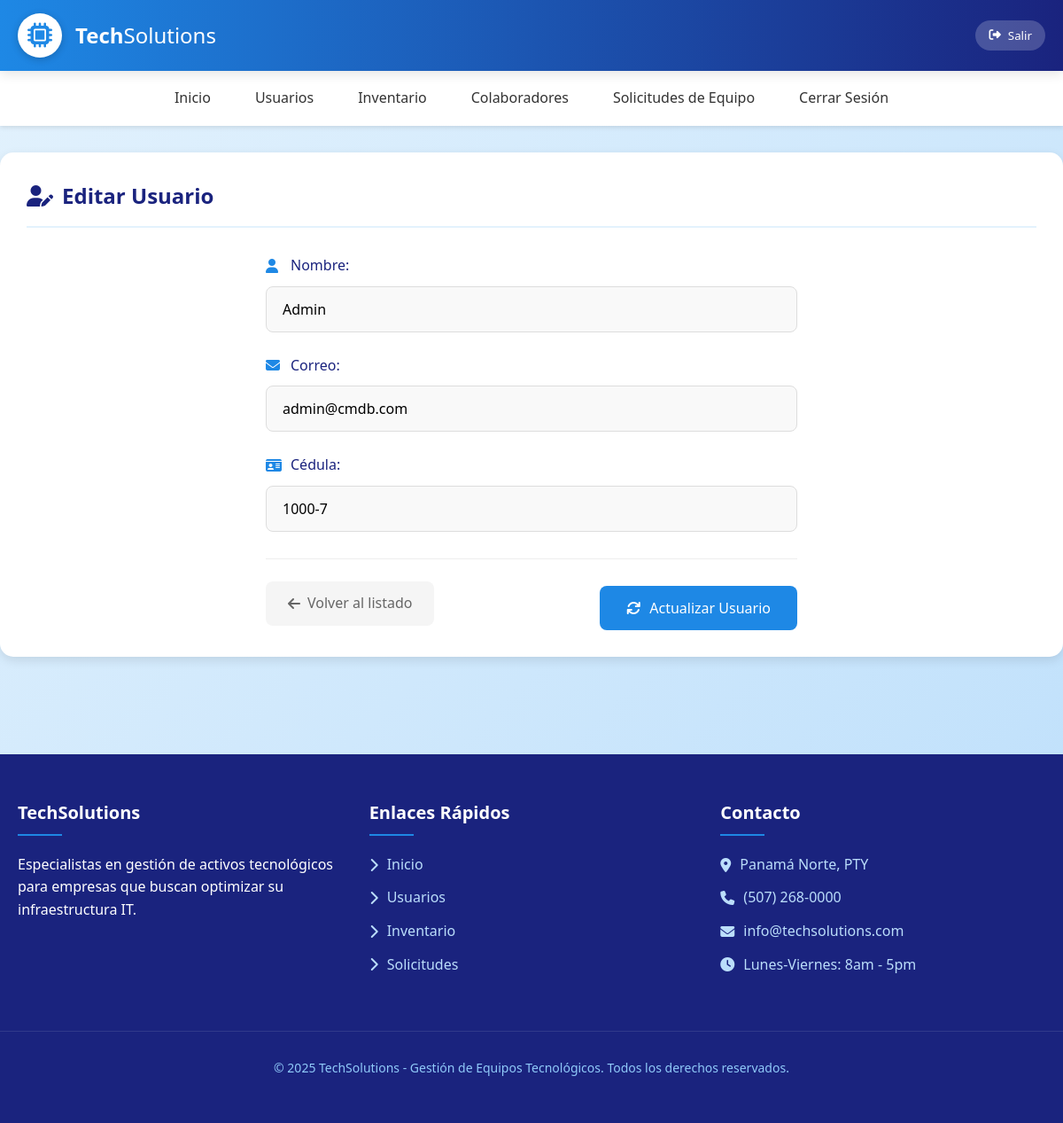
Screenshot of /cmdb/public/usuarios_formulario.php?id=1 (signed in) with the database file from the repository.
### tables this page shows
CREATE TABLE IF NOT EXISTS `usuarios` (
  `id` int NOT NULL AUTO_INCREMENT,
  `nombre` varchar(100) DEFAULT NULL,
  `correo` varchar(100) DEFAULT NULL,
  `cedula` varchar(50) DEFAULT NULL,
  `password` varchar(255) DEFAULT NULL,
  `estado` tinyint DEFAULT '1',
  PRIMARY KEY (`id`),
  UNIQUE KEY `correo` (`correo`)
);

### cmdb/models/Conexion.php (called while the page is built, shortened)
<?php
class Conexion {
    public static function conectar() {
        try {
            $pdo = new PDO("mysql:host=" . DB_HOST . ";dbname=" . DB_NAME, DB_USER, DB_PASS);
            $pdo->setAttribute(PDO::ATTR_ERRMODE, PDO::ERRMODE_EXCEPTION);
            return $pdo;
        } catch (PDOException $e) {
            die("Error de conexión: " . $e->getMessage());
        }
    }
}

### cmdb/models/Usuario.php (called while the page is built, shortened)
<?php
require_once 'Conexion.php';
class Usuario
{
    private $pdo;
    public function __construct()
    {
        $this->pdo = Conexion::conectar();
    }
    public function findById($id)
    {
        $stmt = $this->pdo->prepare("SELECT id, nombre, correo, cedula, estado FROM usuarios WHERE id = ?");
        $stmt->execute([$id]);
        return $stmt->fetch(PDO::FETCH_ASSOC);
    }
}
?>

### cmdb/public/usuarios_formulario.php (the view, shortened to what this page needs)
<?php
require_once __DIR__ . '/../models/Usuario.php';
$model = new Usuario();
$usuario = ['id' => '', 'nombre' => '', 'correo' => '', 'cedula' => ''];
$modo = 'nuevo';
if (isset($_GET['id'])) {
    $usuario = $model->findById($_GET['id']);
    $modo = 'editar';
}
?>
<!DOCTYPE html>
<html lang="es">
<head>
    <link rel="stylesheet" href="https://cdnjs.cloudflare.com/ajax/libs/font-awesome/6.4.0/css/all.min.css">
</head>
<body>
    <header>
        <div class="header-container container">
            <div class="logo">
                <div class="logo-icon">
                    <i class="fas fa-microchip"></i>
                </div>
                <div class="logo-text">Tech<span>Solutions</span></div>
            </div>
            <div class="user-info">
                <button class="logout-btn" onclick="window.location.href='logout.php'">
                    <i class="fas fa-sign-out-alt"></i> Salir
                </button>
            </div>
        </div>
    </header>
    <?php include __DIR__ . '/menu.php'; ?>
    <div class="dashboard container">
        <div class="dashboard-container">
            <div class="section-title">
                <h2>
                    <i class="fas <?= $modo === 'editar' ? 'fa-user-edit' : 'fa-user-plus' ?>"></i>
                    <?= $modo === 'editar' ? 'Editar Usuario' : 'Nuevo Usuario' ?>
                </h2>
            </div>
            <div class="user-form">
                <form method="post" action="usuarios_procesar.php">
                    <div class="form-group">
                        <label for="nombre"><i class="fas fa-user"></i> Nombre:</label>
                        <input type="text" id="nombre" name="nombre" class="form-control" required
                               value="<?= htmlspecialchars($usuario['nombre']) ?>">
                    </div>
                    <div class="form-group">
                        <label for="correo"><i class="fas fa-envelope"></i> Correo:</label>
                        <input type="email" id="correo" name="correo" class="form-control" required
                               value="<?= htmlspecialchars($usuario['correo']) ?>">
                    </div>
                    <div class="form-group">
                        <label for="cedula"><i class="fas fa-id-card"></i> Cédula:</label>
                        <input type="text" id="cedula" name="cedula" class="form-control" required
                               value="<?= htmlspecialchars($usuario['cedula'] ?? '') ?>">
                    </div>
                    <div class="form-actions">
                        <a href="usuarios_listar.php" class="btn-cancel">
                            <i class="fas fa-arrow-left"></i> Volver al listado
                        </a>
                        <button type="submit" class="btn-submit">
                            <i class="fas <?= $modo === 'editar' ? 'fa-sync' : 'fa-save' ?>"></i>
                            <?= $modo === 'editar' ? 'Actualizar Usuario' : 'Guardar Usuario' ?>
                        </button>
                    </div>
                </form>
            </div>
        </div>
    </div>
    <footer>
        <div class="container footer-container">
            <div class="footer-section">
                <h3 class="footer-title">TechSolutions</h3>
                <p>Especialistas en gestión de activos tecnológicos para empresas que buscan optimizar su infraestructura IT.</p>
            </div>
            <div class="footer-section">
                <h3 class="footer-title">Enlaces Rápidos</h3>
                <ul class="footer-links">
                    <li><a href="dashboard.php"><i class="fas fa-chevron-right"></i> Inicio</a></li>
                    <li><a href="usuarios_listar.php"><i class="fas fa-chevron-right"></i> Usuarios</a></li>
                    <li><a href="inventario_listar.php"><i class="fas fa-chevron-right"></i> Inventario</a></li>
                    <li><a href="necesidades_listar.php"><i class="fas fa-chevron-right"></i> Solicitudes</a></li>
                </ul>
            </div>
            <div class="footer-section">
                <h3 class="footer-title">Contacto</h3>
                <ul class="footer-links">
                    <li><a href="#"><i class="fas fa-map-marker-alt"></i> Panamá Norte, PTY</a></li>
                    <li><a href="#"><i class="fas fa-phone"></i> (507) 268-0000</a></li>
                    <li><a href="#"><i class="fas fa-envelope"></i> info@techsolutions.com</a></li>
                    <li><a href="#"><i class="fas fa-clock"></i> Lunes-Viernes: 8am - 5pm</a></li>
                </ul>
            </div>
        </div>
        <div class="copyright container">
            &copy; 2025 TechSolutions - Gestión de Equipos Tecnológicos. Todos los derechos reservados.
        </div>
    </footer>
</body>
</html>

### cmdb/public/usuarios_formulario.php (style rules this page uses)
* { margin: 0; padding: 0; box-sizing: border-box; font-family: 'Segoe UI', Tahoma, Geneva, Verdana, sans-serif; }
:root { --primary: #1e88e5; --primary-dark: #1565c0; --secondary: #0d47a1; --light: #e3f2fd; --dark: #1a237e; --gray: #f5f5f5; --text: #333; --white: #ffffff; --shadow: 0 4px 12px rgba(0, 0, 0, 0.1); --success: #43a047; --error: #e53935; }
body { background: linear-gradient(135deg, #e3f2fd, #bbdefb); color: var(--text); min-height: 100vh; line-height: 1.6; }
.container { max-width: 1200px; margin: 0 auto; padding: 20px; }
header { background: linear-gradient(to right, var(--primary), var(--dark)); color: var(--white); box-shadow: var(--shadow); position: sticky; top: 0; z-index: 100; }
.header-container { display: flex; justify-content: space-between; align-items: center; padding: 15px 20px; }
.logo { display: flex; align-items: center; gap: 15px; }
.logo-icon { font-size: 28px; background: var(--white); color: var(--primary); width: 50px; height: 50px; border-radius: 50%; display: flex; align-items: center; justify-content: center; box-shadow: 0 2px 8px rgba(0,0,0,0.2); }
.logo-text { font-size: 24px; font-weight: 700; }
.logo-text span { font-weight: 300; }
.user-info { display: flex; align-items: center; gap: 15px; }
.logout-btn { background: rgba(255,255,255,0.2); border: none; padding: 8px 15px; border-radius: 30px; color: var(--white); cursor: pointer; transition: all 0.3s; display: flex; align-items: center; gap: 8px; }
.dashboard { padding: 30px 0; }
.dashboard-container { background: var(--white); border-radius: 15px; padding: 30px; margin-bottom: 30px; box-shadow: var(--shadow); }
.section-title { display: flex; align-items: center; justify-content: space-between; margin-bottom: 30px; padding-bottom: 15px; border-bottom: 2px solid var(--light); }
.section-title h2 { color: var(--dark); display: flex; align-items: center; gap: 10px; }
.user-form { max-width: 600px; margin: 0 auto; }
.form-group { margin-bottom: 25px; }
.form-group label { display: block; margin-bottom: 10px; font-weight: 500; color: var(--dark); display: flex; align-items: center; gap: 8px; }
.form-group label i { width: 20px; color: var(--primary); }
.form-control { width: 100%; padding: 14px 18px; border: 1px solid #ddd; border-radius: 8px; font-size: 16px; transition: all 0.3s; background-color: #f9f9f9; }
.btn-submit { display: inline-flex; align-items: center; gap: 10px; background: var(--primary); color: var(--white); padding: 14px 30px; border-radius: 8px; text-decoration: none; font-weight: 500; border: none; cursor: pointer; font-size: 16px; transition: all 0.3s; margin-top: 10px; }
.form-actions { display: flex; justify-content: space-between; align-items: center; margin-top: 30px; padding-top: 20px; border-top: 1px solid #eee; }
.btn-cancel { display: inline-flex; align-items: center; gap: 8px; background: #f5f5f5; color: #666; padding: 12px 25px; border-radius: 8px; text-decoration: none; font-weight: 500; transition: all 0.3s; }
footer { background: var(--dark); color: var(--white); padding: 30px 0; margin-top: 50px; }
.footer-container { display: flex; justify-content: space-between; flex-wrap: wrap; gap: 30px; }
.footer-section { flex: 1; min-width: 250px; }
.footer-title { font-size: 20px; margin-bottom: 20px; position: relative; padding-bottom: 10px; }
.footer-title::after { content: ''; position: absolute; bottom: 0; left: 0; width: 50px; height: 2px; background: var(--primary); }
.footer-links { list-style: none; }
.footer-links li { margin-bottom: 12px; }
.footer-links a { color: #bbdefb; text-decoration: none; transition: all 0.3s; display: flex; align-items: center; gap: 10px; }
.copyright { text-align: center; padding-top: 30px; margin-top: 30px; border-top: 1px solid rgba(255,255,255,0.1); color: #90caf9; font-size: 14px; }

### rows the page displays
usuarios: nombre "Admin", correo "admin@cmdb.com", cedula "1000-7"
